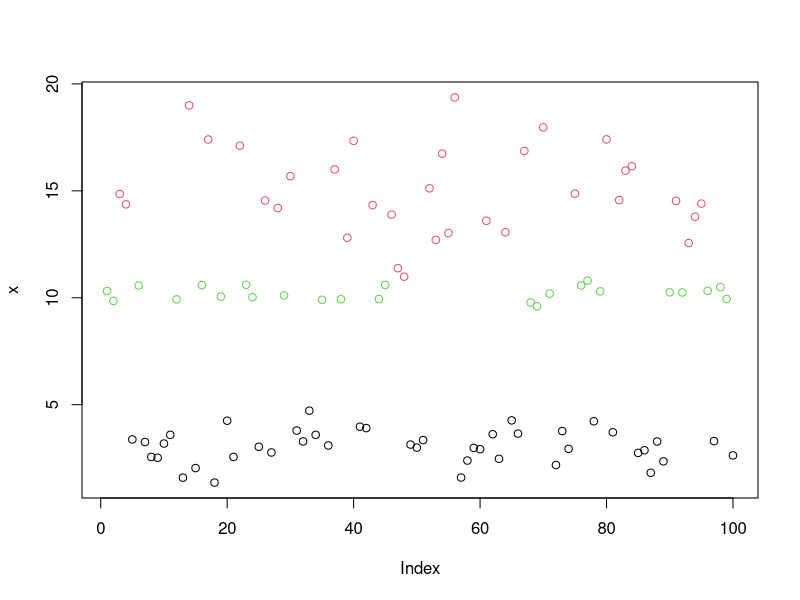
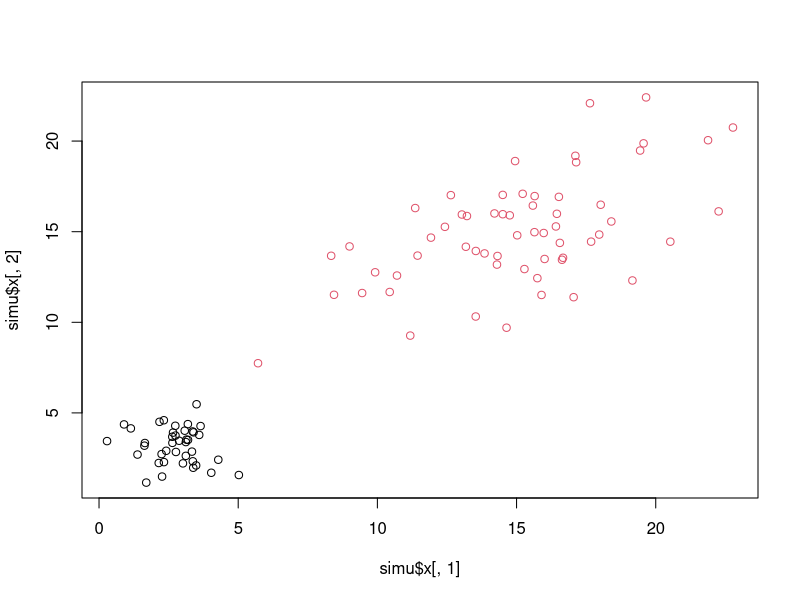
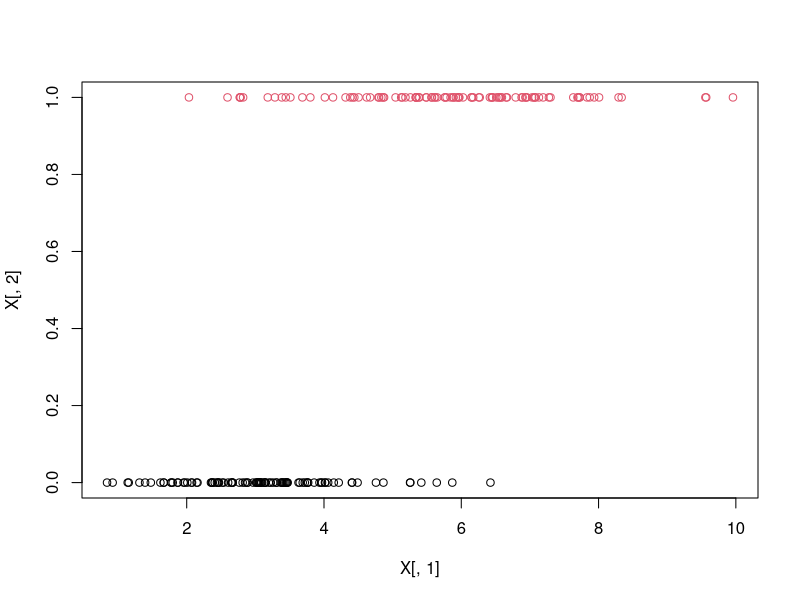

Reproduce these figures in R, in order.
## ---- chunk 1
library(mvtnorm)
## ---- chunk 2
simu_melange_norm <-function(n,pi_k,params,z=NULL){
  # Paramètres
  K = length(pi_k) #nombre de classes
  p = length(params[[1]]$mu) #nombre de variables à simuler
  
  # Si les groupes sont pas déjà définis, en choisi aléatoirement.
  if(is.null(z)){
    z = sample(1:K,n,replace=TRUE,prob=pi_k)
  }
  
  # Si le nombre d'individu de Z est différent de celui que l'on veut générer
  if(length(z)!=n) {
    warning("Différence de taille entre n et Z, Z a été pris comme référence")
    n=length(z)
  }
  
  # Génération des données
  x = matrix(0,nrow=n,ncol=p)
  for (k in 1:K){
    idx = which(z==k)
    x[idx,] = rmvnorm(length(idx),mean = params[[k]]$mu, sigma = matrix(params[[k]]$sigma,nrow = p))
  }
  
  output = list('x'=x,'z'=z)
  return(output)
}
## ---- chunk 3
simu_melange_bern <-function(n,pi_k,params,z=NULL){
  
  #Paramètres
  K = length(pi_k)
  p = length(params[[1]])
  
  # Si les groupes sont pas déjà définis, en choisi aléatoirement.
  if(is.null(z)){
    z = sample(1:K,n,replace=TRUE,prob=pi_k)
  }
  
  # Si le nombre d'individu de Z est différent de celui que l'on veut générer
  if(length(z)!=n) {
    warning("Différence de taille entre n et Z, Z a été pris comme référence")
    n=length(z)
  }
  
  
  # Génération des données
  x = matrix(0,nrow=n,ncol=p)
  for (k in 1:K){
    idx = which(z==k)
    for (j in 1:p){
       x[idx,j] = sample(0:1,size=length(idx),replace=TRUE,prob=c(1-params[[k]][j],params[[k]][j]))
    }
  }
  
  output = list('x'=x,'z'=z)
  return(output)
}
## ---- chunk 4
simu_melange_pois <-function(n,pi_k,params,z=NULL){
  
  #Paramètres
  K = length(pi_k)
  p = length(params[[1]])
  
  # Si les groupes sont pas déjà définis, en choisi aléatoirement.
  if(is.null(z)){
    z = sample(1:K,n,replace=TRUE,prob=pi_k)
  }
  
  # Si le nombre d'individu de Z est différent de celui que l'on veut générer
  if(length(z)!=n) {
    warning("Différence de taille entre n et Z, Z a été pris comme référence")
    n=length(z)
  }
  
  
  # Génération des données
  x = matrix(0,nrow=n,ncol=p)
  for (k in 1:K){
    idx = which(z==k)
    for (j in 1:p){
       x[idx,j] = rpois(length(idx),params[[k]][j])
    }
  }
  
  output = list('x'=x,'z'=z)
  return(output)
}
## ---- chunk 5
simu_melange_exp <-function(n,pi_k,params,z=NULL){
  
  #Paramètres
  K = length(pi_k)
  p = length(params[[1]])
  
  # Si les groupes sont pas déjà définis, en choisi aléatoirement.
  if(is.null(z)){
    z = sample(1:K,n,replace=TRUE,prob=pi_k)
  }
  
  # Si le nombre d'individu de Z est différent de celui que l'on veut générer
  if(length(z)!=n) {
    warning("Différence de taille entre n et Z, Z a été pris comme référence")
    n=length(z)
  }
  
  
  # Génération des données
  x = matrix(0,nrow=n,ncol=p)
  for (k in 1:K){
    idx = which(z==k)
    for (j in 1:p){
       x[idx,j] = rexp(length(idx),params[[k]][j])
    }
  }
  
  output = list('x'=x,'z'=z)
  return(output)
}
## ---- chunk 6
n=100
pi_k=c(0.4,0.3,0.3)
params_norm <- c()
params_norm[[1]] <- list('mu'=3,'sigma'=1)
params_norm[[2]] <- list('mu'=15,'sigma'=4)
params_norm[[3]] <- list('mu'=10,'sigma'=0.1)

simu = simu_melange_norm(n,pi_k,params_norm)
x=simu$x
z=simu$z
plot(x,col=z)
## ---- chunk 7
pi_k=c(0.4,0.6)
params_norm_mv <- c()
params_norm_mv[[1]] <- list('mu'=c(3,3),'sigma'=diag(2))
params_norm_mv[[2]] <- list('mu'=c(15,15),'sigma'=matrix(c(10,5,5,8),nrow=2))
simu = simu_melange_norm(n,pi_k,params_norm_mv)
plot(simu$x[,1],simu$x[,2],col=simu$z)
## ---- chunk 8
n=20
pi_k=c(0.4,0.4,0.2)
params_bern <- c()
params_bern[[1]] = c(0.9,0.9,0.9,0.5)
params_bern[[2]] = c(0.1,0.1,0.9,0.0)
params_bern[[3]] = c(0.1,0.9,0.5,1)
simu_melange_bern(n,pi_k,params_bern)
## ---- chunk 9
n=20
pi_k=c(0.1,0.4,0.5)
params_pois <- c()
params_pois[[1]] = c(1,4,4,27)
params_pois[[2]] = c(3,4,7,7)
params_pois[[3]] = c(5,10,4,10)
simu_melange_pois(n,pi_k,params_pois)
## ---- chunk 10
n=20
pi_k=c(0.1,0.4,0.5)
params_exp <- c()
params_exp[[1]] = c(1,4,4,27)
params_exp[[2]] = c(3,4,7,7)
params_exp[[3]] = c(5,10,4,10)
simu_melange_exp(n,pi_k,params_exp)
## ---- chunk 11
z=c(rep(1,100),rep(2,100))
n=200
pi_k=c(0.5,0.5)
params_norm <- c()
params_norm[[1]] <- list('mu'=3,'sigma'=1)
params_norm[[2]] <- list('mu'=6,'sigma'=3)
params_bern <- c()
params_bern[[1]] = c(0)
params_bern[[2]] = c(1)

simu_norm = simu_melange_norm(n,pi_k,params_norm,z)
simu_bern = simu_melange_bern(n,pi_k,params_bern,z)
X = cbind(simu_norm$x,simu_bern$x)

plot(X[,1],X[,2],col=z)
## ---- chunk 12
for (p in 1:ncol(X))
{
  X[,p] = (X[,p] - mean(X[,p]))/sd(X[,p])
}
## ---- chunk 13
res = kmeans(X,2,nstart=30)
table(res$cluster)
res$centers
